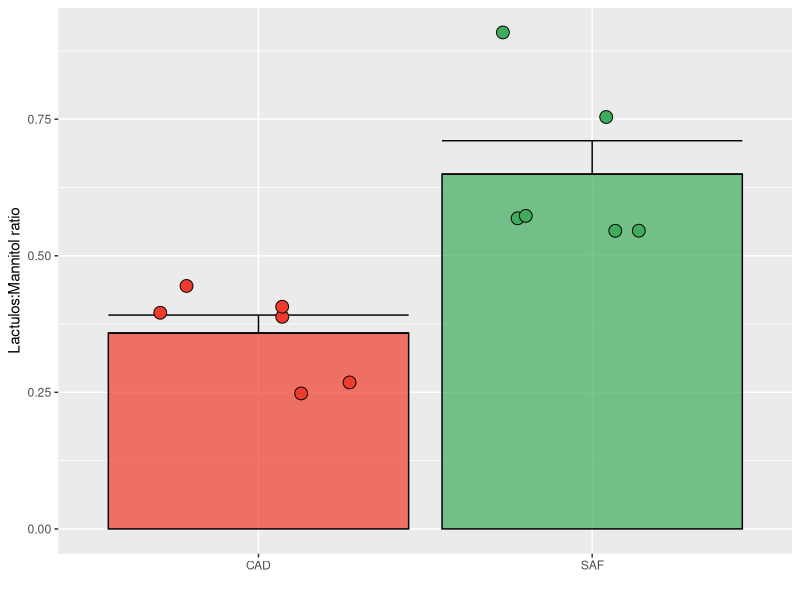

Write R code to recreate this figure.
####################
# Nelly Amenyogbe
# GC Manuscript Analysis
# Germ-Free Mouse: Lactulose-Mannitol ratio
####################

# In this script, we compare the lactulose:mannitol ratio in urine collected from mice gavaged with Canadian or South African stool samples using a t-test, and graph the results

# load packages
library(ggplot2)
library(plyr)
library(dplyr)
library(cowplot)

# load data
dat <- read.csv("ms_global_cohort_analysis/Rdata/mouse_raw_data/gc_gfmouse_lactulose_mannitol.csv")

gc.cols <- read.csv("ms_global_cohort_analysis/Rdata/graph_aesthetics/gc_mb_cols.csv")

# Annotate groups
dat$Animal.ID
# FM IDs are CAD, HEU IDs are SAF
dat$group <- substr(dat$Animal.ID, start=1, stop=1)
dat$Cohort <- ifelse(dat$group == "F", "CAD",
                    ifelse(dat$group == "H", "SAF", dat$group))

# t-test ####
saf <- filter(dat, Cohort == "SAF")
cad <- filter(dat, Cohort == "CAD")

test <- t.test(saf$Lac.Man.ratio, cad$Lac.Man.ratio, alternative = "two.sided")
test$p.value # p = 0.0033

# get mean and standard error
colnames(dat)

# get standard error
st.err <- function(x, na.rm=FALSE) {
  if (na.rm) x <- na.omit(x)
  sqrt(var(x)/length(x))
}

# summarize data
dat.sum <- ddply(dat,
                 c("Cohort"),
                 summarise,
                 mean = mean(Lac.Man.ratio),
                 stdev = sd(Lac.Man.ratio),
                 std.err = st.err(Lac.Man.ratio),
                 max = max(Lac.Man.ratio))


# plot
grp.cols <- as.character(gc.cols$Color)
names(grp.cols) <- gc.cols$Site

ggplot(dat.sum, aes(x = Cohort, y = mean, fill = Cohort)) +
  geom_bar(stat = "identity", color = "black", alpha = 0.7) +
  geom_errorbar(aes(ymin = mean, ymax = mean + std.err)) +
  scale_fill_manual(values = grp.cols) +
  geom_point(data = dat, shape = 21, size = 4, aes(x = Cohort, y = Lac.Man.ratio), position = position_jitter(width = 0.3)) +
  labs(x = "", y = "Lactulos:Mannitol ratio") +
  theme(legend.position = "none") 

#ggsave("ms_global_cohort_analysis/figures/gf_mouse/microbiome/ms_gc_gfmouse_lmratio.pdf", device = "pdf", dpi = 300, width = 2.8, height = 3.5)

# END ####